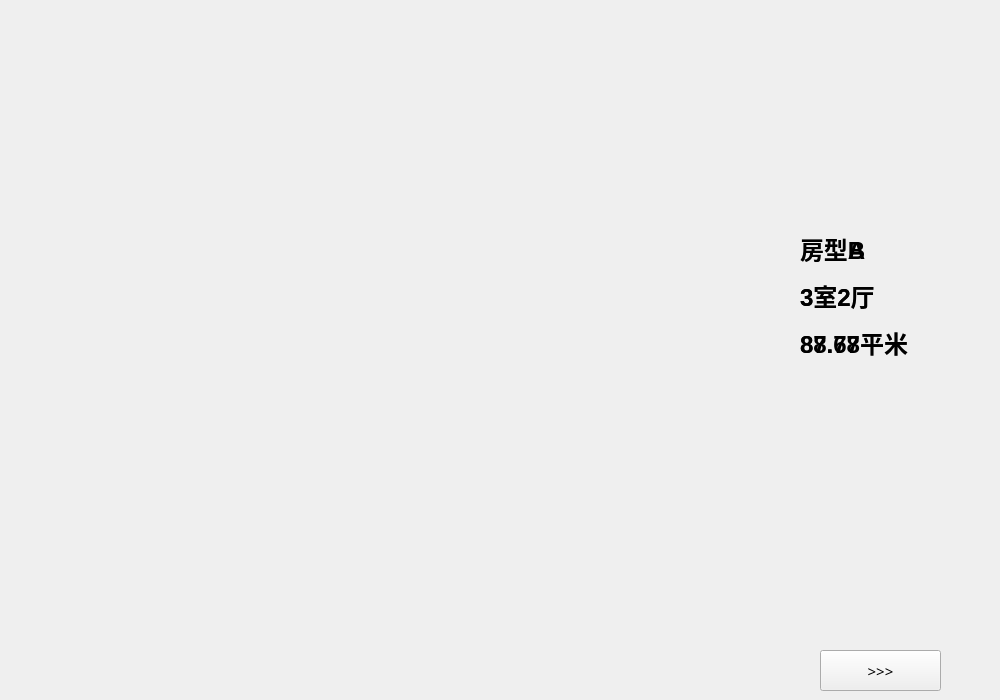
              <widget class="QWidget" name="tabOverview_roomtype">
               <attribute name="title">
                <string>查看房型</string>
               </attribute>
               <widget class="QLabel" name="labelRoomTypeAImage">
                <property name="geometry">
                 <rect>
                  <x>30</x>
                  <y>30</y>
                  <width>700</width>
                  <height>600</height>
                 </rect>
                </property>
                <property name="minimumSize">
                 <size>
                  <width>700</width>
                  <height>600</height>
                 </size>
                </property>
                <property name="maximumSize">
                 <size>
                  <width>700</width>
                  <height>600</height>
                 </size>
                </property>
                <property name="text">
                 <string/>
                </property>
                <property name="pixmap">
                 <pixmap resource="image.qrc">:/jpg/Resources/RoomTypeA.jpg</pixmap>
                </property>
                <property name="scaledContents">
                 <bool>true</bool>
                </property>
               </widget>
               <widget class="QPushButton" name="pushButtonSwitchRoomType">
                <property name="geometry">
                 <rect>
                  <x>820</x>
                  <y>650</y>
                  <width>121</width>
                  <height>41</height>
                 </rect>
                </property>
                <property name="font">
                 <font>
                  <family>思源黑体 CN Medium</family>
                  <pointsize>11</pointsize>
                 </font>
                </property>
                <property name="text">
                 <string>&gt;&gt;&gt;</string>
                </property>
               </widget>
               <widget class="QLabel" name="labelRoomTypeADetail">
                <property name="geometry">
                 <rect>
                  <x>800</x>
                  <y>200</y>
                  <width>191</width>
                  <height>191</height>
                 </rect>
                </property>
                <property name="text">
                 <string>&lt;html&gt;&lt;head/&gt;&lt;body&gt;&lt;p&gt;&lt;span style=&quot; font-size:18pt; font-weight:600;&quot;&gt;房型A&lt;/span&gt;&lt;/p&gt;&lt;p&gt;&lt;span style=&quot; font-size:18pt; font-weight:600;&quot;&gt;3室2厅&lt;/span&gt;&lt;/p&gt;&lt;p&gt;&lt;span style=&quot; font-size:18pt; font-weight:600;&quot;&gt;87.78平米&lt;/span&gt;&lt;/p&gt;&lt;/body&gt;&lt;/html&gt;</string>
                </property>
               </widget>
               <widget class="QLabel" name="labelRoomTypeBDetail">
                <property name="enabled">
                 <bool>true</bool>
                </property>
                <property name="geometry">
                 <rect>
                  <x>800</x>
                  <y>200</y>
                  <width>191</width>
                  <height>191</height>
                 </rect>
                </property>
                <property name="text">
                 <string>&lt;html&gt;&lt;head/&gt;&lt;body&gt;&lt;p&gt;&lt;span style=&quot; font-size:18pt; font-weight:600;&quot;&gt;房型B&lt;/span&gt;&lt;/p&gt;&lt;p&gt;&lt;span style=&quot; font-size:18pt; font-weight:600;&quot;&gt;3室2厅&lt;/span&gt;&lt;/p&gt;&lt;p&gt;&lt;span style=&quot; font-size:18pt; font-weight:600;&quot;&gt;88.67平米&lt;/span&gt;&lt;/p&gt;&lt;/body&gt;&lt;/html&gt;</string>
                </property>
               </widget>
               <widget class="QLabel" name="labelRoomTypeBImage">
                <property name="enabled">
                 <bool>true</bool>
                </property>
                <property name="geometry">
                 <rect>
                  <x>30</x>
                  <y>30</y>
                  <width>700</width>
                  <height>600</height>
                 </rect>
                </property>
                <property name="minimumSize">
                 <size>
                  <width>700</width>
                  <height>600</height>
                 </size>
                </property>
                <property name="maximumSize">
                 <size>
                  <width>700</width>
                  <height>600</height>
                 </size>
                </property>
                <property name="text">
                 <string/>
                </property>
                <property name="pixmap">
                 <pixmap resource="image.qrc">:/jpg/Resources/RoomTypeB.jpg</pixmap>
                </property>
                <property name="scaledContents">
                 <bool>true</bool>
                </property>
               </widget>
              </widget>
